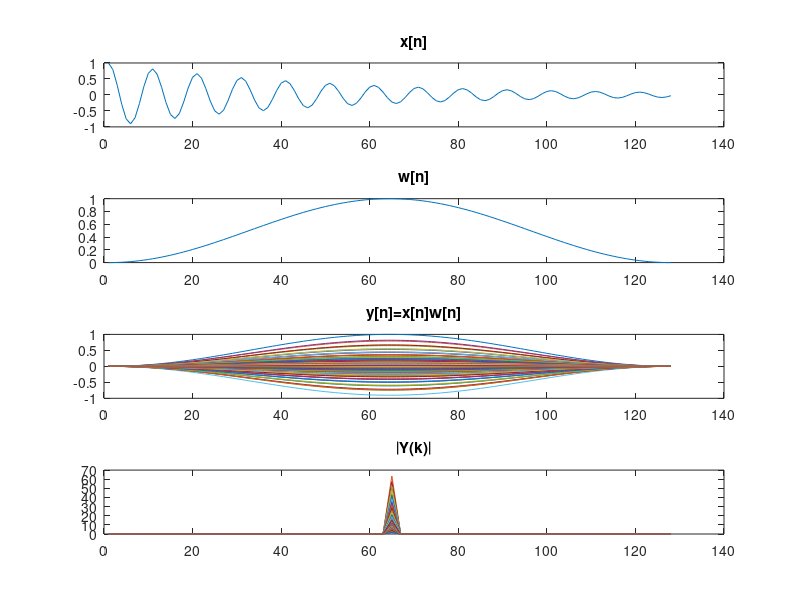

Write MATLAB code to recreate this figure.
n=0:127;
x=0.98.^n.*cos(2*pi*n/10);
subplot(4,1,1)
plot(x);
title('x[n]')
w=hanning(length(x));
subplot(4,1,2)
plot(w);
title('w[n]')
y=x.*w;
subplot(4,1,3)
plot(y);
title('y[n]=x[n]w[n]')
z=fft(y,128);
subplot(4,1,4)
plot(fftshift(abs(z)));
title('\midY(k)\mid')
